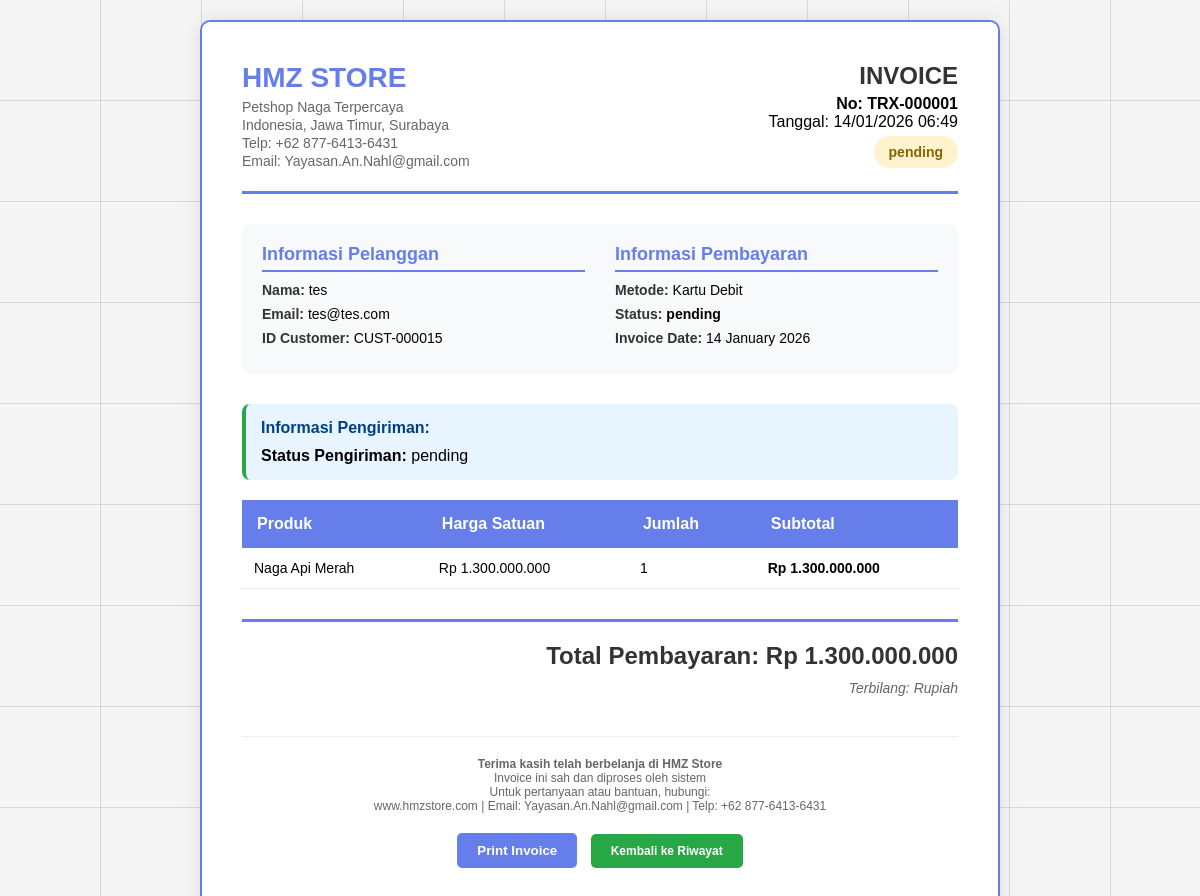
Screenshot of /invoice_user.php?id=1 (signed in) with the database file from the repository.
### tables this page shows
CREATE TABLE `transaksi` (
  `id` int(11) NOT NULL,
  `user_id` int(11) DEFAULT NULL,
  `username` varchar(100) DEFAULT NULL,
  `total_harga` decimal(15,2) NOT NULL,
  `metode_pembayaran` varchar(50) DEFAULT NULL,
  `items` text DEFAULT NULL,
  `status` enum('pending','diproses','selesai','dibatalkan') DEFAULT 'pending',
  `created_at` timestamp NOT NULL DEFAULT current_timestamp()
);

CREATE TABLE `users` (
  `id` int(11) NOT NULL,
  `username` varchar(100) NOT NULL,
  `email` varchar(255) NOT NULL,
  `password` varchar(255) NOT NULL,
  `role` enum('admin','user') DEFAULT 'user',
  `created_at` timestamp NOT NULL DEFAULT current_timestamp(),
  `updated_at` timestamp NOT NULL DEFAULT current_timestamp() ON UPDATE current_timestamp()
);

### invoice_user.php (the view, shortened to what this page needs)
<?php
require_once 'config.php';
$id = intval($_GET['id']);
$user_id = $_SESSION['user_id'];
$query = "SELECT * FROM transaksi WHERE id = $id AND user_id = $user_id";
$result = mysqli_query($conn, $query);
$transaction = mysqli_fetch_assoc($result);
$items = json_decode($transaction['items'], true);
$user_query = "SELECT username, email FROM users WHERE id = $user_id";
$user_result = mysqli_query($conn, $user_query);
$user = mysqli_fetch_assoc($user_result);
?>
<!DOCTYPE html>
<html lang="en">
<head>
</head>
<body>
    <div class="invoice-container">
        <div class="header">
            <div class="logo">
                <h1>HMZ STORE</h1>
                <p>Petshop Naga Terpercaya</p>
                <p>Indonesia, Jawa Timur, Surabaya</p>
                <p>Telp: +62 877-6413-6431</p>
                <p>Email: Yayasan.An.Nahl@gmail.com</p>
            </div>
            <div class="invoice-title">
                <h2>INVOICE</h2>
                <p><strong>No: TRX-<?php echo str_pad($transaction['id'], 6, '0', STR_PAD_LEFT); ?></strong></p>
                <p>Tanggal: <?php echo date('d/m/Y H:i', strtotime($transaction['created_at'])); ?></p>
                <span class="status-badge status-<?php echo $transaction['status']; ?>">
                    <?php
                    $status_text = '';
                    switch($transaction['status']) {
                        case 'pending': $status_text = 'pending'; break;
                    }
                    echo $status_text;
                    ?>
                </span>
            </div>
        </div>
        <div class="info-section">
            <div class="info-box">
                <h3>Informasi Pelanggan</h3>
                <p><strong>Nama:</strong> <?php echo htmlspecialchars($user['username']); ?></p>
                <p><strong>Email:</strong> <?php echo htmlspecialchars($user['email']); ?></p>
                <p><strong>ID Customer:</strong> CUST-<?php echo str_pad($user_id, 6, '0', STR_PAD_LEFT); ?></p>
            </div>
            <div class="info-box">
                <h3>Informasi Pembayaran</h3>
                <p><strong>Metode:</strong>
                    <?php
                    $payment_methods = [
                        'kartu-debit' => 'Kartu Debit',
                        'ovo' => 'OVO',
                        'bank-transfer' => 'Bank Transfer',
                        'cod' => 'Cash on Delivery (COD)'
                    ];
                    echo $payment_methods[$transaction['metode_pembayaran']] ?? $transaction['metode_pembayaran'];
                    ?>
                </p>
                <p><strong>Status:</strong>
                    <span style="font-weight: bold;">
                        <?php echo $status_text; ?>
                    </span>
                </p>
                <p><strong>Invoice Date:</strong> <?php echo date('d F Y', strtotime($transaction['created_at'])); ?></p>
            </div>
        </div>
        <div class="payment-info">
            <h4>Informasi Pengiriman:</h4>
            <p><strong>Status Pengiriman:</strong>
                <?php
                if($transaction['status'] === 'pending') {
                    echo 'pending';
                } elseif($transaction['status'] === 'diproses') {
                    echo 'Pesanan sedang dipersiapkan untuk dikirim';
                } elseif($transaction['status'] === 'selesai') {
                    echo 'Pesanan sudah dikirim dan diterima';
                } else {
                    echo 'Pengiriman dibatalkan';
                }
                ?>
            </p>
        </div>
        <table class="items-table">
            <thead>
                <tr>
                    <th>Produk</th>
                    <th>Harga Satuan</th>
                    <th>Jumlah</th>
                    <th>Subtotal</th>
                </tr>
            </thead>
            <tbody>
                <?php foreach($items as $item): ?>
                <tr>
                    <td><?php echo htmlspecialchars($item['name']); ?></td>
                    <td>Rp <?php echo number_format($item['price'], 0, ',', '.'); ?></td>
                    <td><?php echo $item['quantity']; ?></td>
                    <td><strong>Rp <?php echo number_format($item['price'] * $item['quantity'], 0, ',', '.'); ?></strong></td>
                </tr>
                <?php endforeach; ?>
            </tbody>
        </table>
        <div class="total-section">
            <h3>Total Pembayaran: Rp <?php echo number_format($transaction['total_harga'], 0, ',', '.'); ?></h3>
            <p class="terbilang">Terbilang: <?php echo terbilang($transaction['total_harga']); ?> Rupiah</p>
        </div>
        <div class="footer">
            <p><strong>Terima kasih telah berbelanja di HMZ Store</strong></p>
            <p>Invoice ini sah dan diproses oleh sistem</p>
            <p>Untuk pertanyaan atau bantuan, hubungi:</p>
            <p>www.hmzstore.com | Email: Yayasan.An.Nahl@gmail.com | Telp: +62 877-6413-6431</p>
            <p>
                <button onclick="window.print()" class="print-btn">
                    <i class="fas fa-print"></i> Print Invoice
                </button>
                <a href="user_orders.php" class="print-btn" style="background: #28a745; margin-left: 10px;">
                    <i class="fas fa-arrow-left"></i> Kembali ke Riwayat
                </a>
            </p>
        </div>
    </div>
</body>
</html>

### invoice_user.php (style rules this page uses)
* { margin: 0; padding: 0; box-sizing: border-box; }
body { font-family: Arial, sans-serif; padding: 20px; background: #f5f5f5; background-image: repeating-linear-gradient(to right, transparent 0 100px, #25283b22 100px 101px), repeating-linear-gradient(to bottom, transparent 0 100px, #25283b22 100px 101px); }
.invoice-container { max-width: 800px; margin: 0 auto; background: white; padding: 40px; border-radius: 10px; box-shadow: 0 0 20px rgba(0,0,0,0.1); border: 2px solid #667eea; }
.header { display: flex; justify-content: space-between; margin-bottom: 30px; padding-bottom: 20px; border-bottom: 3px solid #667eea; }
.logo h1 { color: #667eea; font-size: 28px; margin-bottom: 5px; }
.logo p { color: #666; font-size: 14px; margin: 2px 0; }
.invoice-title { text-align: right; }
.invoice-title h2 { color: #333; margin-bottom: 5px; font-size: 24px; }
.info-section { display: grid; grid-template-columns: 1fr 1fr; gap: 30px; margin-bottom: 30px; padding: 20px; background: #f8f9fa; border-radius: 8px; }
.info-box h3 { color: #667eea; margin-bottom: 10px; border-bottom: 2px solid #667eea; padding-bottom: 5px; font-size: 18px; }
.info-box p { margin: 8px 0; font-size: 14px; }
.info-box strong { color: #333; }
.items-table { width: 100%; border-collapse: collapse; margin: 20px 0; }
.items-table th { background: #667eea; color: white; padding: 15px; text-align: left; font-weight: bold; border: none; }
.items-table td { padding: 12px; border-bottom: 1px solid #eee; font-size: 14px; }
.total-section { text-align: right; margin-top: 30px; padding-top: 20px; border-top: 3px solid #667eea; }
.total-section h3 { font-size: 24px; color: #333; margin-bottom: 10px; }
.total-section .terbilang { color: #666; font-style: italic; font-size: 14px; }
.status-badge { display: inline-block; padding: 8px 15px; border-radius: 20px; font-weight: bold; font-size: 14px; margin-top: 5px; }
.status-pending { background: #fff3cd; color: #856404; }
.footer { margin-top: 40px; text-align: center; color: #666; font-size: 12px; border-top: 1px solid #eee; padding-top: 20px; }
.print-btn { display: inline-block; background: #667eea; color: white; padding: 10px 20px; border: none; border-radius: 5px; cursor: pointer; font-weight: bold; margin-top: 20px; text-decoration: none; }
.payment-info { background: #e8f4ff; padding: 15px; border-radius: 8px; margin: 15px 0; border-left: 4px solid #28a745; }
.payment-info h4 { margin: 0 0 10px 0; color: #004085; }

### rows the page displays
transaksi: id "000001", created_at "14/01/2026 06:49", status "pending", metode_pembayaran "Kartu Debit", created_at "14 January 2026", total_harga "1.300.000.000"
users: username "tes", email "tes@tes.com"

### other values shown
str_pad($user_id, 6, '0', STR_PAD_LEFT) "000015"
$item['name'] "Naga Api Merah"
$item['price'] "1.300.000.000"
$item['quantity'] "1"
$item['price'] * $item['quantity'] "1.300.000.000"
